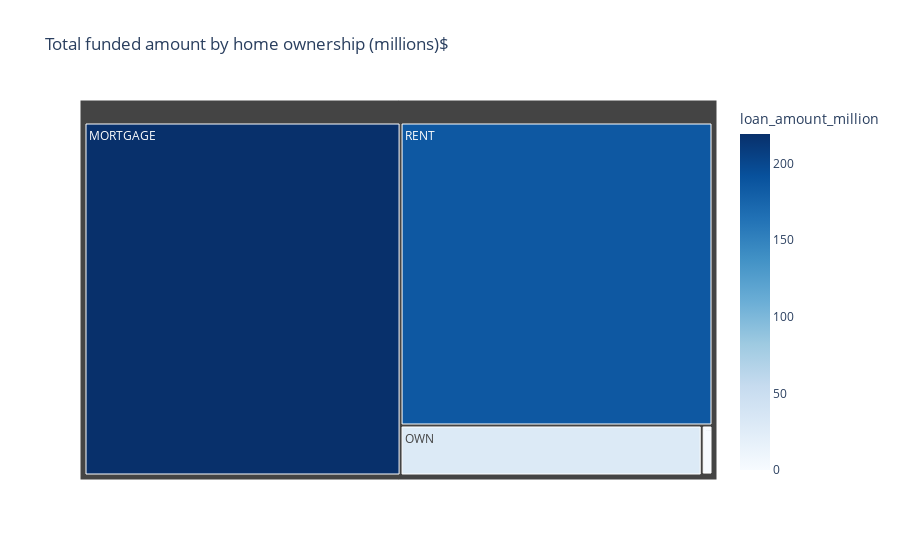

This figure's notebook cell:
### Code cell
home_funding = df.groupby('home_ownership')['loan_amount'].sum().reset_index()
home_funding['loan_amount_million'] = home_funding['loan_amount'].div(1000000).round(2)

fig = px.treemap(
    home_funding,
    path = ['home_ownership'],
    values= 'loan_amount_million',
    color= 'loan_amount_million',
    color_continuous_scale= 'Blues',
    title = 'Total funded amount by home ownership (millions)$'
)

fig.show()

### Figure 1 — Plotly figure (JSON) as saved in the notebook; plotly's stock layout.template omitted (floating-point values rounded to 4 significant figures)
{"data": [{"branchvalues": "total", "customdata": [[219.3], [0.02], [1.04], [29.6], [185.8]], "domain": {"x": [0, 1], "y": [0, 1]}, "hovertemplate": "labels=%{label}<br>loan_amount_million_sum=%{value}<br>parent=%{parent}<br>id=%{id}<br>loan_amount_million=%{color}<extra></extra>", "ids": ["MORTGAGE", "NONE", "OTHER", "OWN", "RENT"], "labels": ["MORTGAGE", "NONE", "OTHER", "OWN", "RENT"], "marker": {"coloraxis": "coloraxis", "colors": [219.3, 0.02, 1.04, 29.6, 185.8]}, "name": "", "parents": ["", "", "", "", ""], "type": "treemap", "values": [219.3, 0.02, 1.04, 29.6, 185.8]}], "layout": {"coloraxis": {"colorbar": {"title": {"text": "loan_amount_million"}}, "colorscale": [[0, "rgb(247,251,255)"], [0.125, "rgb(222,235,247)"], [0.25, "rgb(198,219,239)"], [0.375, "rgb(158,202,225)"], [0.5, "rgb(107,174,214)"], [0.625, "rgb(66,146,198)"], [0.75, "rgb(33,113,181)"], [0.875, "rgb(8,81,156)"], [1, "rgb(8,48,107)"]]}, "legend": {"tracegroupgap": 0}, "title": {"text": "Total funded amount by home ownership (millions)$"}}}
